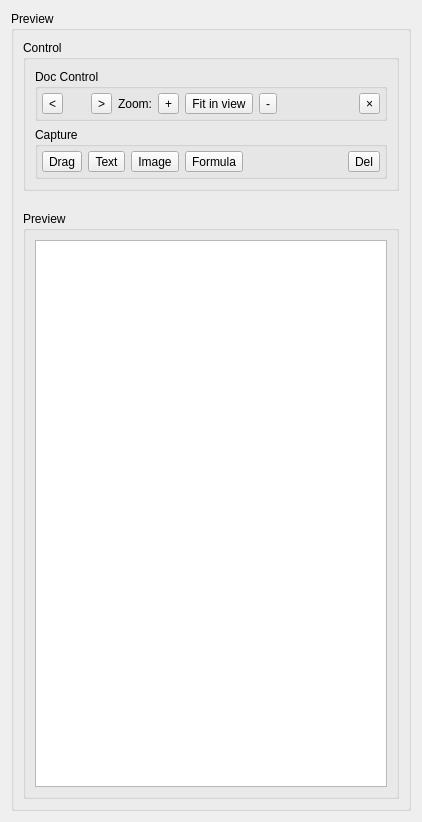
  <widget class="QWidget" name="centralwidget">
   <property name="layoutDirection">
    <enum>Qt::LeftToRight</enum>
   </property>
   <layout class="QGridLayout" name="gridLayout">
    <item row="0" column="0">
     <widget class="QGroupBox" name="previewContainer">
      <property name="sizePolicy">
       <sizepolicy hsizetype="Preferred" vsizetype="Preferred">
        <horstretch>0</horstretch>
        <verstretch>0</verstretch>
       </sizepolicy>
      </property>
      <property name="minimumSize">
       <size>
        <width>400</width>
        <height>800</height>
       </size>
      </property>
      <property name="title">
       <string>Preview</string>
      </property>
      <property name="checkable">
       <bool>false</bool>
      </property>
      <layout class="QGridLayout" name="gridLayout_2">
       <property name="spacing">
        <number>20</number>
       </property>
       <item row="2" column="0">
        <widget class="QGroupBox" name="previewImageContainer">
         <property name="sizePolicy">
          <sizepolicy hsizetype="Preferred" vsizetype="Preferred">
           <horstretch>0</horstretch>
           <verstretch>0</verstretch>
          </sizepolicy>
         </property>
         <property name="title">
          <string>Preview</string>
         </property>
         <layout class="QGridLayout" name="gridLayout_7">
          <item row="1" column="0">
           <widget class="QGraphicsView" name="previewImage">
            <property name="sizePolicy">
             <sizepolicy hsizetype="Expanding" vsizetype="Expanding">
              <horstretch>2</horstretch>
              <verstretch>2</verstretch>
             </sizepolicy>
            </property>
            <property name="mouseTracking">
             <bool>true</bool>
            </property>
           </widget>
          </item>
         </layout>
        </widget>
       </item>
       <item row="0" column="0">
        <widget class="QGroupBox" name="previewControlContainer">
         <property name="sizePolicy">
          <sizepolicy hsizetype="Preferred" vsizetype="Minimum">
           <horstretch>0</horstretch>
           <verstretch>0</verstretch>
          </sizepolicy>
         </property>
         <property name="title">
          <string>Control</string>
         </property>
         <property name="flat">
          <bool>false</bool>
         </property>
         <layout class="QGridLayout" name="gridLayout_21">
          <item row="2" column="0">
           <widget class="QGroupBox" name="groupBox_4">
            <property name="sizePolicy">
             <sizepolicy hsizetype="Preferred" vsizetype="Minimum">
              <horstretch>0</horstretch>
              <verstretch>0</verstretch>
             </sizepolicy>
            </property>
            <property name="title">
             <string>Capture</string>
            </property>
            <layout class="QHBoxLayout" name="horizontalLayout_7">
             <property name="leftMargin">
              <number>4</number>
             </property>
             <property name="topMargin">
              <number>4</number>
             </property>
             <property name="rightMargin">
              <number>4</number>
             </property>
             <property name="bottomMargin">
              <number>4</number>
             </property>
             <item>
              <widget class="QToolButton" name="toolButton_7">
               <property name="text">
                <string>Drag</string>
               </property>
               <property name="checkable">
                <bool>true</bool>
               </property>
              </widget>
             </item>
             <item>
              <widget class="QToolButton" name="toolButton_6">
               <property name="text">
                <string>Text</string>
               </property>
               <property name="checkable">
                <bool>true</bool>
               </property>
              </widget>
             </item>
             <item>
              <widget class="QToolButton" name="toolButton_4">
               <property name="text">
                <string>Image</string>
               </property>
               <property name="checkable">
                <bool>true</bool>
               </property>
               <property name="arrowType">
                <enum>Qt::NoArrow</enum>
               </property>
              </widget>
             </item>
             <item>
              <widget class="QToolButton" name="toolButton_8">
               <property name="text">
                <string>Formula</string>
               </property>
               <property name="checkable">
                <bool>true</bool>
               </property>
              </widget>
             </item>
             <item>
              <spacer name="horizontalSpacer_6">
               <property name="orientation">
                <enum>Qt::Horizontal</enum>
               </property>
               <property name="sizeHint" stdset="0">
                <size>
                 <width>40</width>
                 <height>20</height>
                </size>
               </property>
              </spacer>
             </item>
             <item>
              <widget class="QToolButton" name="toolButton_5">
               <property name="text">
                <string>Del</string>
               </property>
               <property name="autoRaise">
                <bool>false</bool>
               </property>
              </widget>
             </item>
            </layout>
            <zorder>horizontalSpacer_6</zorder>
            <zorder>toolButton_5</zorder>
            <zorder>toolButton_6</zorder>
            <zorder>toolButton_4</zorder>
            <zorder>toolButton_8</zorder>
            <zorder>toolButton_7</zorder>
           </widget>
          </item>
          <item row="1" column="0">
           <widget class="QGroupBox" name="horizontalGroupBox_2">
            <property name="sizePolicy">
             <sizepolicy hsizetype="Preferred" vsizetype="Minimum">
              <horstretch>0</horstretch>
              <verstretch>0</verstretch>
             </sizepolicy>
            </property>
            <property name="title">
             <string>Doc Control</string>
            </property>
            <layout class="QHBoxLayout" name="horizontalLayout_4">
             <property name="leftMargin">
              <number>4</number>
             </property>
             <property name="topMargin">
              <number>4</number>
             </property>
             <property name="rightMargin">
              <number>4</number>
             </property>
             <property name="bottomMargin">
              <number>4</number>
             </property>
             <item>
              <widget class="QToolButton" name="previewPrevButton">
               <property name="text">
                <string>&lt;</string>
               </property>
               <property name="arrowType">
                <enum>Qt::NoArrow</enum>
               </property>
              </widget>
             </item>
             <item>
              <widget class="QLabel" name="previewPageMeter">
               <property name="minimumSize">
                <size>
                 <width>16</width>
                 <height>0</height>
                </size>
               </property>
               <property name="text">
                <string/>
               </property>
               <property name="alignment">
                <set>Qt::AlignCenter</set>
               </property>
              </widget>
             </item>
             <item>
              <widget class="QToolButton" name="previewNextButton">
               <property name="text">
                <string>&gt;</string>
               </property>
               <property name="arrowType">
                <enum>Qt::NoArrow</enum>
               </property>
              </widget>
             </item>
             <item>
              <widget class="QLabel" name="label_11">
               <property name="text">
                <string>Zoom:</string>
               </property>
              </widget>
             </item>
             <item>
              <widget class="QToolButton" name="toolButton_10">
               <property name="text">
                <string>+</string>
               </property>
              </widget>
             </item>
             <item>
              <widget class="QToolButton" name="toolButton_9">
               <property name="text">
                <string>Fit in view</string>
               </property>
               <property name="checkable">
                <bool>true</bool>
               </property>
              </widget>
             </item>
             <item>
              <widget class="QToolButton" name="toolButton_11">
               <property name="text">
                <string>-</string>
               </property>
              </widget>
             </item>
             <item>
              <spacer name="horizontalSpacer_2">
               <property name="orientation">
                <enum>Qt::Horizontal</enum>
               </property>
               <property name="sizeHint" stdset="0">
                <size>
                 <width>40</width>
                 <height>20</height>
                </size>
               </property>
              </spacer>
             </item>
             <item>
              <widget class="QToolButton" name="docCloseButton">
               <property name="text">
                <string>×</string>
               </property>
              </widget>
             </item>
            </layout>
           </widget>
          </item>
         </layout>
        </widget>
       </item>
      </layout>
     </widget>
    </item>
   </layout>
  </widget>
